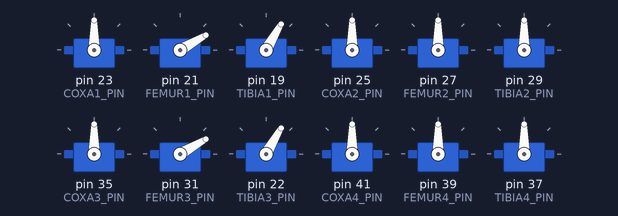
Bench run of a sketch on a simulated Arduino Mega 2560, built with avr-gcc and run on an emulated ATmega2560. On the bench: 12 × servo.

Above: at 5.05 s.
At 5.6 s:
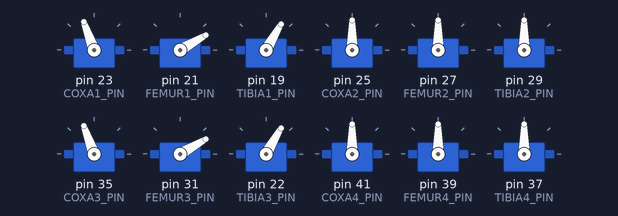
At 5.9 s:
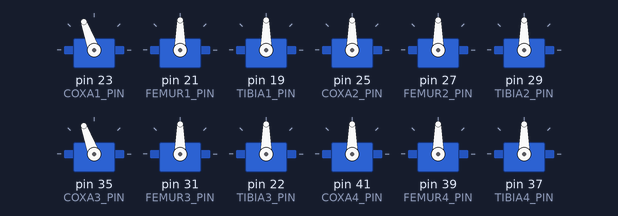
At 6.2 s:
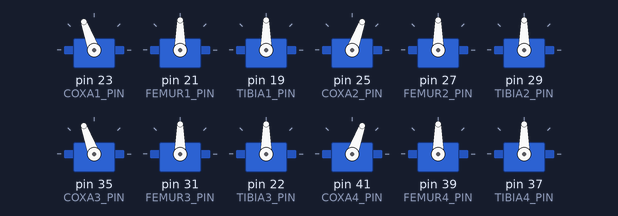
At 6.8 s:
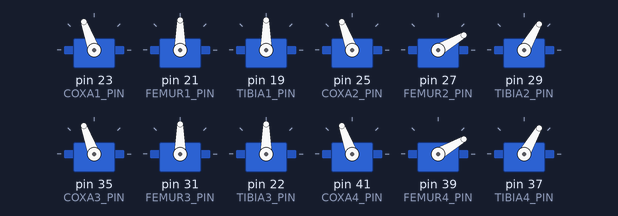
At 7.4 s:
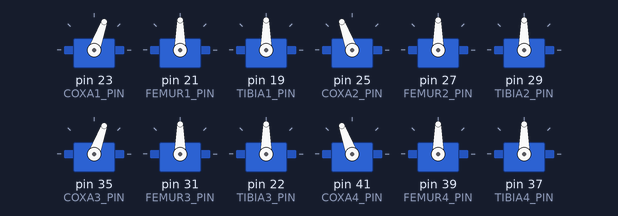
Timing chart, 0 to 10.5 s (numbered marks = the images above):
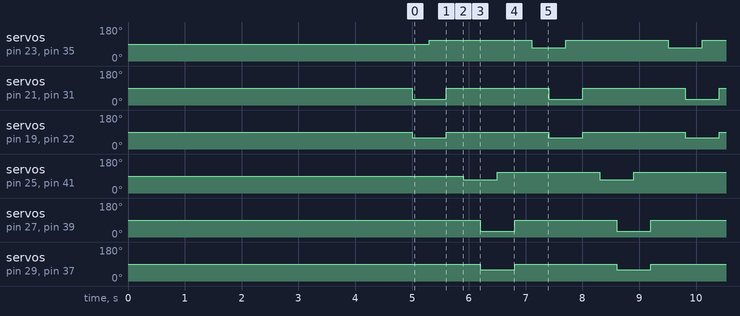

Measured:
- by itself, servo on pin 23 (COXA1_PIN), servo on pin 25 (COXA2_PIN), servo on pin 35 (COXA3_PIN), servo on pin 41 (COXA4_PIN): alternates 110° for 1.8 s and 70° for 0.60 s
- by itself, servo on pin 21 (FEMUR1_PIN), servo on pin 27 (FEMUR2_PIN), servo on pin 31 (FEMUR3_PIN), servo on pin 39 (FEMUR4_PIN): alternates 90° for 1.8 s and 30° for 0.60 s

The sketch:

tripod_gait_test.ino
```cpp
#include <Servo.h>

// Define servo objects for each leg's Coxa, Femur, and Tibia
Servo coxa1, femur1, tibia1;
Servo coxa2, femur2, tibia2;
Servo coxa3, femur3, tibia3;
Servo coxa4, femur4, tibia4;
Servo coxa5, femur5, tibia5;
Servo coxa6, femur6, tibia6;

// Pin definitions from your image
const int COXA1_PIN = 23, FEMUR1_PIN = 21, TIBIA1_PIN = 19;
const int COXA2_PIN = 25, FEMUR2_PIN = 27, TIBIA2_PIN = 29;
const int COXA3_PIN = 35, FEMUR3_PIN = 31, TIBIA3_PIN = 22;
const int COXA4_PIN = 41, FEMUR4_PIN = 39, TIBIA4_PIN = 37;
const int COXA5_PIN = 43, FEMUR5_PIN = 45, TIBIA5_PIN = 47;
const int COXA6_PIN = 49, FEMUR6_PIN = 51, TIBIA6_PIN = 53;

// Define movement angles for each servo
const int COXA_FORWARD = 110;
const int COXA_BACKWARD = 70;
const int FEMUR_LIFT = 30;
const int FEMUR_LOWER = 90;
const int TIBIA_EXTEND = 90;
const int TIBIA_RETRACT = 60;

// Lift, move, and lower leg (Set of 3 servos: Coxa, Femur, Tibia)
void liftLeg(Servo& femur, Servo& tibia) {
  femur.write(FEMUR_LIFT);
  tibia.write(TIBIA_RETRACT);
}

void lowerLeg(Servo& femur, Servo& tibia) {
  femur.write(FEMUR_LOWER);
  tibia.write(TIBIA_EXTEND);
}

void moveLegForward(Servo& coxa) {
  coxa.write(COXA_FORWARD);
}

void moveLegBackward(Servo& coxa) {
  coxa.write(COXA_BACKWARD);
}

void setup() {
  // Attach each servo to its corresponding pin

  coxa1.attach(COXA1_PIN); femur1.attach(FEMUR1_PIN); tibia1.attach(TIBIA1_PIN);
  coxa2.attach(COXA2_PIN); femur2.attach(FEMUR2_PIN); tibia2.attach(TIBIA2_PIN);
  coxa3.attach(COXA3_PIN); femur3.attach(FEMUR3_PIN); tibia3.attach(TIBIA3_PIN);
  coxa4.attach(COXA4_PIN); femur4.attach(FEMUR4_PIN); tibia4.attach(TIBIA4_PIN);
  coxa5.attach(COXA5_PIN); femur5.attach(FEMUR5_PIN); tibia5.attach(TIBIA5_PIN);
  coxa6.attach(COXA6_PIN); femur6.attach(FEMUR6_PIN); tibia6.attach(TIBIA6_PIN);
  coxa1.write(90); femur1.write(90); tibia1.write(90);
  coxa2.write(90); femur2.write(90); tibia2.write(90);
  coxa3.write(90); femur3.write(90); tibia3.write(90);
  coxa4.write(90); femur4.write(90); tibia4.write(90);
  coxa5.write(90); femur5.write(90); tibia5.write(90);
  coxa6.write(90); femur6.write(90); tibia6.write(90);
  delay(5000);
}

void tripodGait() {
  // Tripod sets: Set A (Legs 1, 3, 5) and Set B (Legs 2, 4, 6)

  // Step 1: Lift Set A (Legs 1, 3, 5), move forward, and lower them
  liftLeg(femur1, tibia1); liftLeg(femur3, tibia3); liftLeg(femur5, tibia5);
  delay(300);

  moveLegForward(coxa1); moveLegForward(coxa3); moveLegForward(coxa5);
  delay(300);

  lowerLeg(femur1, tibia1); lowerLeg(femur3, tibia3); lowerLeg(femur5, tibia5);
  delay(300);

  // Step 2: Set B (Legs 2, 4, 6) stays on the ground and moves backward
  moveLegBackward(coxa2); moveLegBackward(coxa4); moveLegBackward(coxa6);
  delay(300);

  // Step 3: Lift Set B (Legs 2, 4, 6), move forward, and lower them
  liftLeg(femur2, tibia2); liftLeg(femur4, tibia4); liftLeg(femur6, tibia6);
  delay(300);

  moveLegForward(coxa2); moveLegForward(coxa4); moveLegForward(coxa6);
  delay(300);

  lowerLeg(femur2, tibia2); lowerLeg(femur4, tibia4); lowerLeg(femur6, tibia6);
  delay(300);

  // Step 4: Set A (Legs 1, 3, 5) stays on the ground and moves backward
  moveLegBackward(coxa1); moveLegBackward(coxa3); moveLegBackward(coxa5);
  delay(300);
}

void loop() {
  tripodGait();  // Continuously perform tripod gait
}
```
